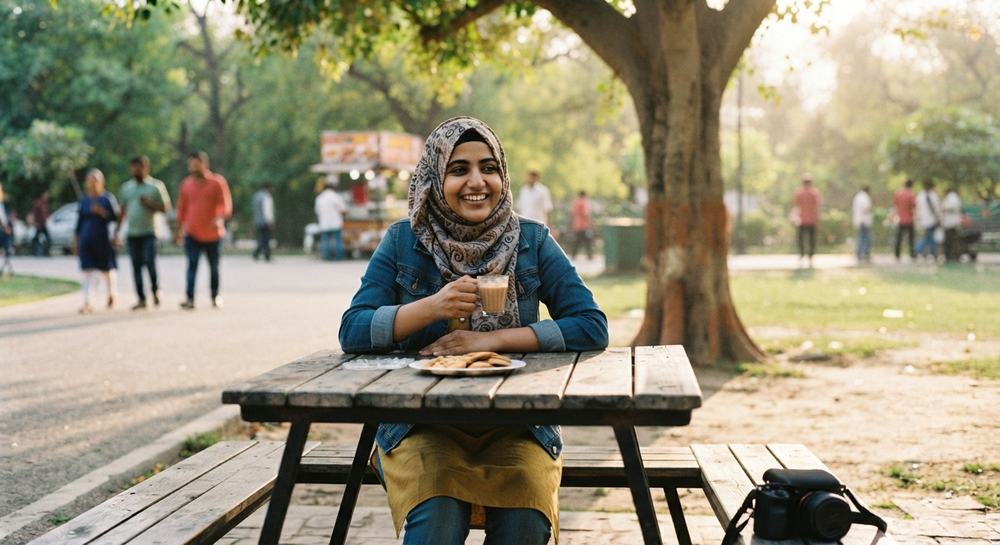
#> input picture sample.png, 1000 x 545 px, shrunk from 1408 x 768 before the run
$ python main.py
#> lines starting #> are read from the running program, lines starting #| are printed output that depends on the picture; after the words box and inside, x2 and y2 are one past the last pixel; in counts of white or black regions, pixels touching at a corner belong together
### image_loader.py
import cv2

def load_image(path):

    image = cv2.imread(path)

    if image is None:
        print("Image not found.")
        return None

    return image

### detector.py
import cv2

face_detector = cv2.CascadeClassifier(
    "haarcascade_frontalface_default.xml"
)

def detect_faces(image):

    gray = cv2.cvtColor(image, cv2.COLOR_BGR2GRAY)

    faces = face_detector.detectMultiScale(
        gray,
        scaleFactor=1.1,
        minNeighbors=5,
        minSize=(30,30)
    )

    return faces

### visualization.py
import cv2

def show_faces(image, faces):

    for (x, y, w, h) in faces:

        cv2.rectangle(
            image,
            (x, y),
            (x + w, y + h),
            (0, 255, 0),
            2
        )

    cv2.imshow("Face Detection", image)
    cv2.waitKey(0)
    cv2.destroyAllWindows()

### main.py
from image_loader import load_image
from detector import detect_faces
from visualization import show_faces

while True:

    print("\n")
    print("=" * 40)
    print("FACE DETECTION")
    print("=" * 40)

    print("1. Detect Face")
    print("2. Exit")

    choice = input("Enter Choice: ")
#> the answer given: 1

    if choice == "1":

        image_path = input("Enter Image Name: ")
#> the answer given: sample.png

        image = load_image(image_path)
#> in load_image, image is the input picture: shape (545, 1000, 3); mean B, G, R 120.9, 144.9, 150.9

        if image is not None:

            faces = detect_faces(image)
#> in detect_faces, `gray = cv2.cvtColor(image, cv2.COLOR_BGR2GRAY)`:
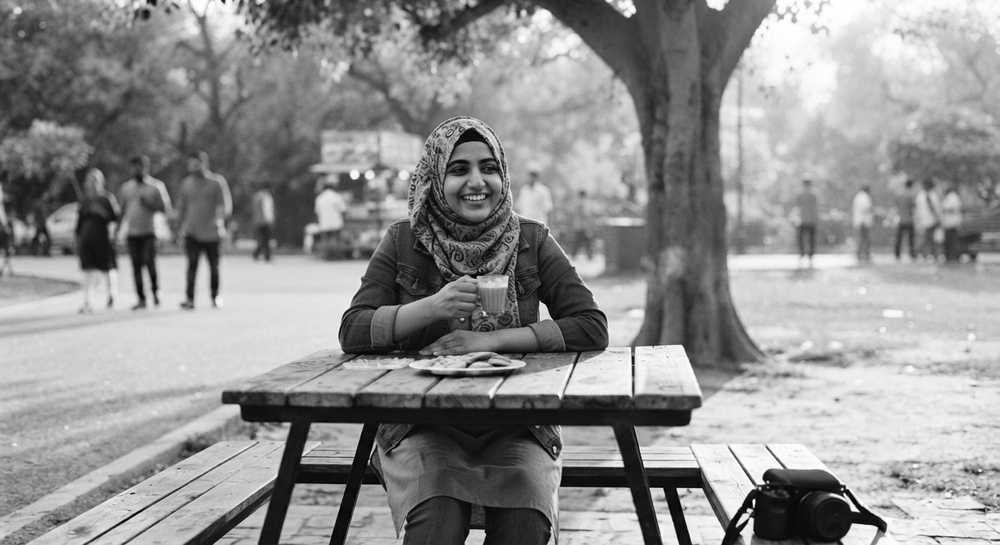
#> gray: shape (545, 1000); min 0, max 255, mean 144
#> in detect_faces, `faces = face_detector.detectMultiScale( gray, scaleFactor=1.1, minNeig..`: faces = [[431, 135, 86, 86], [691, 172, 181, 181]]
#> faces = [[431, 135, 86, 86], [691, 172, 181, 181]]

            print("Faces Detected:", len(faces))
#| Faces Detected: 2

            show_faces(image, faces)
#> the loop in show_faces, `for (x, y, w, h) in faces: ` made 2 passes
#> after the loop in show_faces, `for (x, y, w, h) in faces:`:
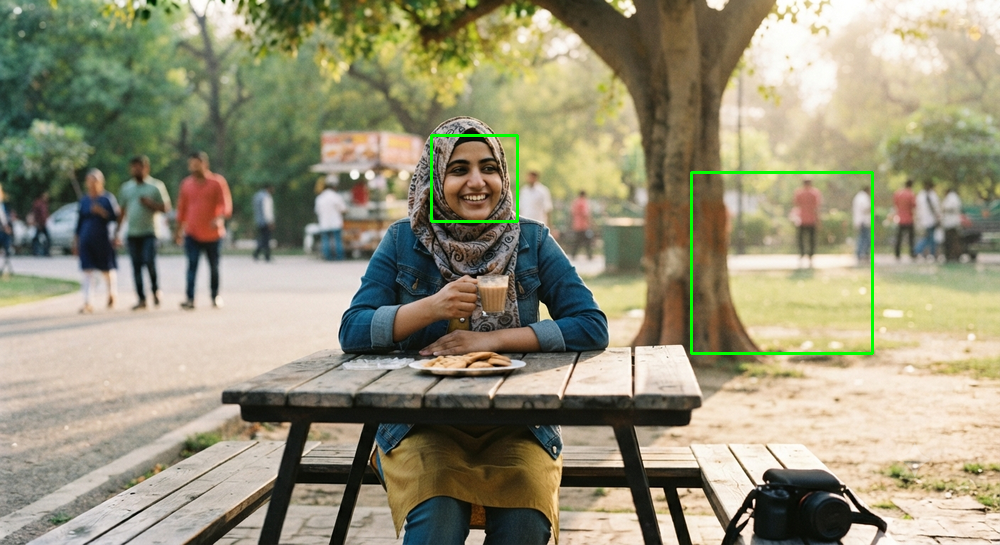
#> image: shape (545, 1000, 3); 0.59% of pixels changed, all inside (x1, y1, x2, y2) = (430, 134, 874, 355)
#> (the run stopped early here; a loop or call above may not have finished)
